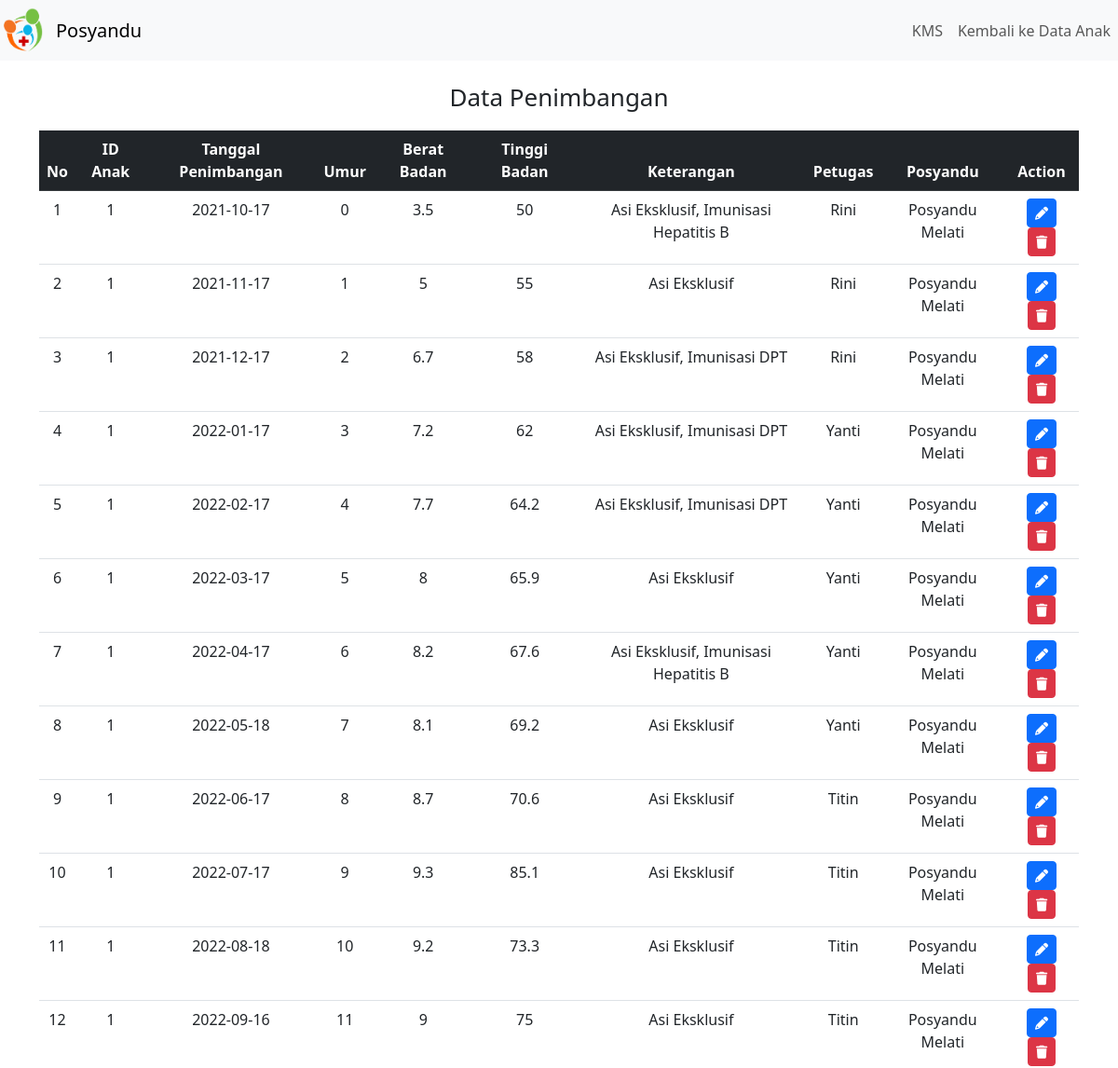
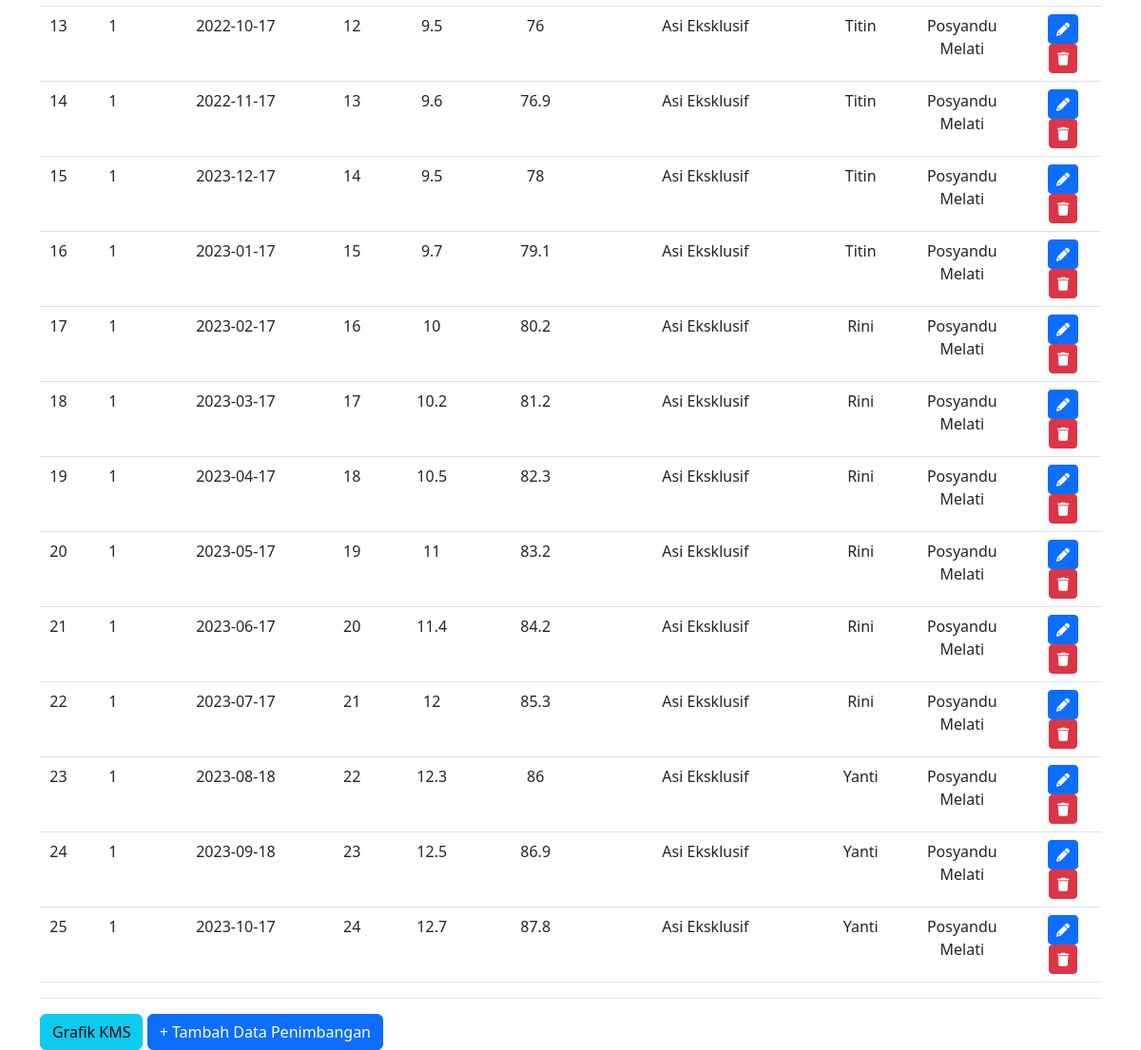
/penimbangan/data_penimbangan.php?id_anak=1, run on the app's committed database (2 pictures, top to bottom).
### tables this page shows
CREATE TABLE `t_penimbangan` (
  `id_penimbangan` int(11) NOT NULL,
  `id_anak` int(11) NOT NULL,
  `tgl_penimbangan` date NOT NULL,
  `umur` int(2) NOT NULL,
  `berat_badan` float NOT NULL,
  `tinggi_badan` float NOT NULL,
  `keterangan` text NOT NULL,
  `petugas` varchar(100) NOT NULL,
  `posyandu` varchar(100) NOT NULL
);

### penimbangan/data_penimbangan.php (the view, shortened to what this page needs)
<!DOCTYPE html>
<html>
<head>
  <link rel="stylesheet" href="https://cdn.jsdelivr.net/npm/bootstrap@5.3.0/dist/css/bootstrap.min.css">
  <link rel="stylesheet" href="https://cdnjs.cloudflare.com/ajax/libs/font-awesome/6.0.0-beta3/css/all.min.css">
</head>
<body>
  <?php
  $id_anak = $_GET["id_anak"];
  include_once("connection_pnb.php");
  ?>
  <div class="navbar navbar-expand-lg navbar-light bg-light">
    <div class="navbar-logo">
      <img src="../img/Favicon.png" alt="Posyandu Logo">
    </div>
    <a class="navbar-brand" href="#">Posyandu</a>
    <ul class="navbar-menu navbar-nav ms-auto">
      <li class="nav-item"><a class="nav-link" href="kms.php?id_anak=<?php echo $id_anak; ?>">KMS </a></li>
      <li class="nav-item"><a class="nav-link" href="../data_anak.php">Kembali ke Data Anak</a></li>
    </ul>
  </div>
  <div class="container mt-4">
    <h2 class="title">Data Penimbangan</h2>
    <table class="table">
      <thead class="table-dark">
        <tr>
          <th class="text-center">No</th>
          <th class="text-center">ID Anak</th>
          <th class="text-center">Tanggal Penimbangan</th>
          <th class="text-center">Umur</th>
          <th class="text-center">Berat Badan</th>
          <th class="text-center">Tinggi Badan</th>
          <th class="text-center">Keterangan</th>
          <th class="text-center">Petugas</th>
          <th class="text-center">Posyandu</th>
          <th class="text-center">Action</th>
        </tr>
      </thead>
      <?php $query = $conn->query("SELECT * FROM t_penimbangan WHERE id_anak = '$id_anak'"); ?>
      <?php if ($query->rowCount() > 0): ?>
        <?php
        $no = 1;
        foreach ($query->fetchAll(PDO::FETCH_ASSOC) as $row):
          ?>
          <tr>
            <td class="text-center">
              <?php echo $no; ?>
            </td>
            <td class="text-center">
              <?php echo $row['id_anak']; ?>
            </td>
            <td class="text-center">
              <?php echo $row['tgl_penimbangan']; ?>
            </td>
            <td class="text-center">
              <?php echo $row['umur']; ?>
            </td>
            <td class="text-center">
              <?php echo $row['berat_badan']; ?>
            </td>
            <td class="text-center">
              <?php echo $row['tinggi_badan']; ?>
            </td>
            <td class="text-center">
              <?php echo $row['keterangan']; ?>
            </td>
            <td class="text-center">
              <?php echo $row['petugas']; ?>
            </td>
            <td class="text-center">
              <?php echo $row['posyandu']; ?>
            </td>
            <td class="text-center">
              <a href="edit_pnb.php?id_penimbangan=<?php echo $row['id_penimbangan']; ?>" class="btn btn-sm btn-primary">
                <i class="fas fa-pencil-alt"></i>
              </a>
              <a href="delete_pnb.php?id_penimbangan=<?php echo $row['id_penimbangan']; ?>&id_anak=<?php echo $row['id_anak']; ?>"
                class="btn btn-sm btn-danger">
                <i class="fas fa-trash"></i>
              </a>
            </td>
          </tr>
          <?php
          $no++;
        endforeach;
        ?>
      <?php else: ?>
        <tr>
          <td colspan="10" class="empty-data text-center">Belum ada data penimbangan</td>
        </tr>
      <?php endif; ?>
      <tfoot>
        <tr>
          <th colspan="10"> </th>
        </tr>
      </tfoot>
    </table>
    <div class="action-links">
      <a href="kms.php?id_anak=<?php echo $id_anak; ?>" class="btn btn-info">Grafik KMS</a>
      <a href="create_pnb.php?id_anak=<?php echo $id_anak; ?>" class="btn btn-primary">+ Tambah Data Penimbangan</a>
    </div>
  </div>
</body>
</html>

### penimbangan/data_penimbangan.php (style rules this page uses)
.navbar-logo img { width: 50px; margin-right: 10px; }
.navbar a { text-decoration: none; }
.title { text-align: center; margin-top: 20px; font-size: 26px; margin-bottom: 20px; }

### data on the page
t_penimbangan: id_anak "1", tgl_penimbangan "2021-10-17", umur "0", berat_badan "3.5", tinggi_badan "50", keterangan "Asi Eksklusif, Imunisasi Hepatitis B", petugas "Rini", posyandu "Posyandu Melati"
t_penimbangan: id_anak "1", tgl_penimbangan "2021-11-17", umur "1", berat_badan "5", tinggi_badan "55", keterangan "Asi Eksklusif", petugas "Rini", posyandu "Posyandu Melati"
t_penimbangan: id_anak "1", tgl_penimbangan "2021-12-17", umur "2", berat_badan "6.7", tinggi_badan "58", keterangan "Asi Eksklusif, Imunisasi DPT", petugas "Rini", posyandu "Posyandu Melati"
t_penimbangan: id_anak "1", tgl_penimbangan "2022-01-17", umur "3", berat_badan "7.2", tinggi_badan "62", keterangan "Asi Eksklusif, Imunisasi DPT", petugas "Yanti", posyandu "Posyandu Melati"
t_penimbangan: id_anak "1", tgl_penimbangan "2022-02-17", umur "4", berat_badan "7.7", tinggi_badan "64.2", keterangan "Asi Eksklusif, Imunisasi DPT", petugas "Yanti", posyandu "Posyandu Melati"
t_penimbangan: id_anak "1", tgl_penimbangan "2022-03-17", umur "5", berat_badan "8", tinggi_badan "65.9", keterangan "Asi Eksklusif", petugas "Yanti", posyandu "Posyandu Melati"
t_penimbangan: id_anak "1", tgl_penimbangan "2022-04-17", umur "6", berat_badan "8.2", tinggi_badan "67.6", keterangan "Asi Eksklusif, Imunisasi Hepatitis B", petugas "Yanti", posyandu "Posyandu Melati"
t_penimbangan: id_anak "1", tgl_penimbangan "2022-05-18", umur "7", berat_badan "8.1", tinggi_badan "69.2", keterangan "Asi Eksklusif", petugas "Yanti", posyandu "Posyandu Melati"
t_penimbangan: id_anak "1", tgl_penimbangan "2022-06-17", umur "8", berat_badan "8.7", tinggi_badan "70.6", keterangan "Asi Eksklusif", petugas "Titin", posyandu "Posyandu Melati"
t_penimbangan: id_anak "1", tgl_penimbangan "2022-07-17", umur "9", berat_badan "9.3", tinggi_badan "85.1", keterangan "Asi Eksklusif", petugas "Titin", posyandu "Posyandu Melati"
t_penimbangan: id_anak "1", tgl_penimbangan "2022-08-18", umur "10", berat_badan "9.2", tinggi_badan "73.3", keterangan "Asi Eksklusif", petugas "Titin", posyandu "Posyandu Melati"
t_penimbangan: id_anak "1", tgl_penimbangan "2022-09-16", umur "11", berat_badan "9", tinggi_badan "75", keterangan "Asi Eksklusif", petugas "Titin", posyandu "Posyandu Melati"
t_penimbangan: id_anak "1", tgl_penimbangan "2022-10-17", umur "12", berat_badan "9.5", tinggi_badan "76", keterangan "Asi Eksklusif", petugas "Titin", posyandu "Posyandu Melati"
t_penimbangan: id_anak "1", tgl_penimbangan "2022-11-17", umur "13", berat_badan "9.6", tinggi_badan "76.9", keterangan "Asi Eksklusif", petugas "Titin", posyandu "Posyandu Melati"
t_penimbangan: id_anak "1", tgl_penimbangan "2023-12-17", umur "14", berat_badan "9.5", tinggi_badan "78", keterangan "Asi Eksklusif", petugas "Titin", posyandu "Posyandu Melati"
t_penimbangan: id_anak "1", tgl_penimbangan "2023-01-17", umur "15", berat_badan "9.7", tinggi_badan "79.1", keterangan "Asi Eksklusif", petugas "Titin", posyandu "Posyandu Melati"
t_penimbangan: id_anak "1", tgl_penimbangan "2023-02-17", umur "16", berat_badan "10", tinggi_badan "80.2", keterangan "Asi Eksklusif", petugas "Rini", posyandu "Posyandu Melati"
t_penimbangan: id_anak "1", tgl_penimbangan "2023-03-17", umur "17", berat_badan "10.2", tinggi_badan "81.2", keterangan "Asi Eksklusif", petugas "Rini", posyandu "Posyandu Melati"
t_penimbangan: id_anak "1", tgl_penimbangan "2023-04-17", umur "18", berat_badan "10.5", tinggi_badan "82.3", keterangan "Asi Eksklusif", petugas "Rini", posyandu "Posyandu Melati"
t_penimbangan: id_anak "1", tgl_penimbangan "2023-05-17", umur "19", berat_badan "11", tinggi_badan "83.2", keterangan "Asi Eksklusif", petugas "Rini", posyandu "Posyandu Melati"
t_penimbangan: id_anak "1", tgl_penimbangan "2023-06-17", umur "20", berat_badan "11.4", tinggi_badan "84.2", keterangan "Asi Eksklusif", petugas "Rini", posyandu "Posyandu Melati"
t_penimbangan: id_anak "1", tgl_penimbangan "2023-07-17", umur "21", berat_badan "12", tinggi_badan "85.3", keterangan "Asi Eksklusif", petugas "Rini", posyandu "Posyandu Melati"
t_penimbangan: id_anak "1", tgl_penimbangan "2023-08-18", umur "22", berat_badan "12.3", tinggi_badan "86", keterangan "Asi Eksklusif", petugas "Yanti", posyandu "Posyandu Melati"
t_penimbangan: id_anak "1", tgl_penimbangan "2023-09-18", umur "23", berat_badan "12.5", tinggi_badan "86.9", keterangan "Asi Eksklusif", petugas "Yanti", posyandu "Posyandu Melati"
t_penimbangan: id_anak "1", tgl_penimbangan "2023-10-17", umur "24", berat_badan "12.7", tinggi_badan "87.8", keterangan "Asi Eksklusif", petugas "Yanti", posyandu "Posyandu Melati"
